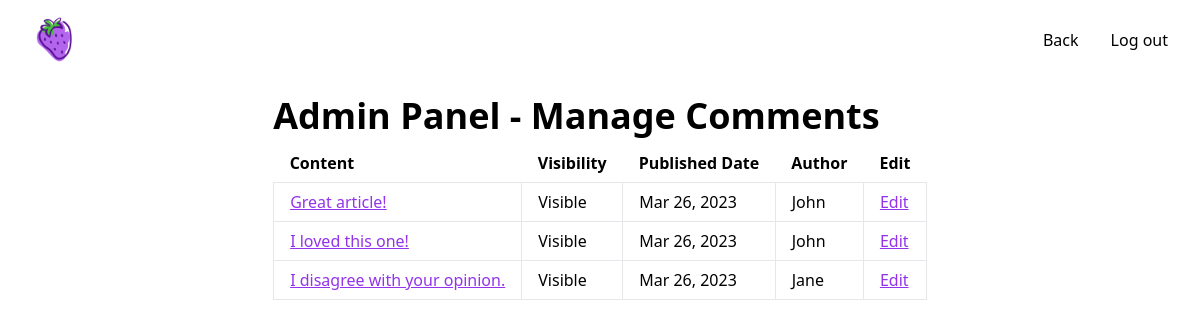
The page /admin/comments/index.php (signed in) on the database its author committed.
### tables this page shows
CREATE TABLE `comments`(
    `id` INT NOT NULL AUTO_INCREMENT PRIMARY KEY,
    `content` TEXT NOT NULL,
    `visible` BOOLEAN NOT NULL DEFAULT TRUE,
    `created_at` DATETIME DEFAULT CURRENT_TIMESTAMP,
    `author_id` INT NOT NULL,
    `post_id` INT NOT NULL
);

CREATE TABLE `users`(
    `id` INT NOT NULL AUTO_INCREMENT PRIMARY KEY,
    `name` VARCHAR(33) NOT NULL,
    `email` VARCHAR(33) NOT NULL UNIQUE,
    `password` VARCHAR(255) NOT NULL,
    `role` ENUM('deleted', 'user', 'admin') NOT NULL DEFAULT 'user'
);

### admin/comments/index.php (the view, shortened to what this page needs)
<?php
require_once('../../lib/utils/conn.php');
$query = "SELECT comments.id, comments.content, comments.visible, comments.created_at, users.name, comments.post_id
          FROM comments
          JOIN users ON comments.author_id = users.id
          JOIN posts ON comments.post_id = posts.id
          ORDER BY comments.created_at DESC";
$res = mysqli_query($conn, $query) or die("Query failed: " . mysqli_error($conn));
?>
<html>
<head>
    <link href="../../lib/css/output.css" rel="stylesheet" />
</head>
<body>
    <nav class="fixed z-40 flex items-center justify-between w-full px-8 py-4 mx-auto text-black bg-transparent backdrop-blur-sm">
        <div>
            <img src="../../lib/assets/strawberry.png" alt="egg" class="w-12 rounded-full aspect-auto">
        </div>
        <div class="flex space-x-8">
            <a href="../">Back</a>
            <a href="../../auth/log-out.php">Log out</a>
        </div>
    </nav>
    <div class="grid place-items-center">
        <div class="flex flex-col gap-2 mt-24 min-w-[50%] max-w-6xl">
            <h1 class="h1">Admin Panel - Manage Comments</h1>
            <table class="table-auto">
                <thead class="text-left">
                    <tr>
                        <th class="px-4 py-2">Content</th>
                        <th class="px-4 py-2">Visibility</th>
                        <th class="px-4 py-2">Published Date</th>
                        <th class="px-4 py-2">Author</th>
                        <th class="px-4 py-2">Edit</th>
                    </tr>
                </thead>
                <tbody>
                    <?php
                    while ($row = mysqli_fetch_array($res)) {
                        $content = $row['content'];
                        $visible = $row['visible'] ? "Visible" : "Hidden";
                        $date = date('M d, Y', strtotime($row['created_at']));
                        $author = $row['name'];
                        $id = $row['id'];
                        $post_id = $row['post_id'];
                        echo "<tr>
                        <td class='px-4 py-2 border'><a class='link' href='../../post?id=$post_id'>$content</a></td>
                        <td class='px-4 py-2 border'>$visible</td>
                        <td class='px-4 py-2 border'>$date</td>
                        <td class='px-4 py-2 border'>$author</td>
                        <td class='px-4 py-2 border'><a class='link' href='../../comment/edit?id=$id&redirect=../../admin/comments'>Edit</a></td>
                        </tr>";
                    }
                    ?>
                </tbody>
            </table>
        </div>
    </div>
</body>
</html>

### rows shown on the page
comments: content "Great article!", visible "Visible", created_at "Mar 26, 2023", author.name "John"
comments: content "I loved this one!", visible "Visible", created_at "Mar 26, 2023", author.name "John"
comments: content "I disagree with your opinion.", visible "Visible", created_at "Mar 26, 2023", author.name "Jane"
